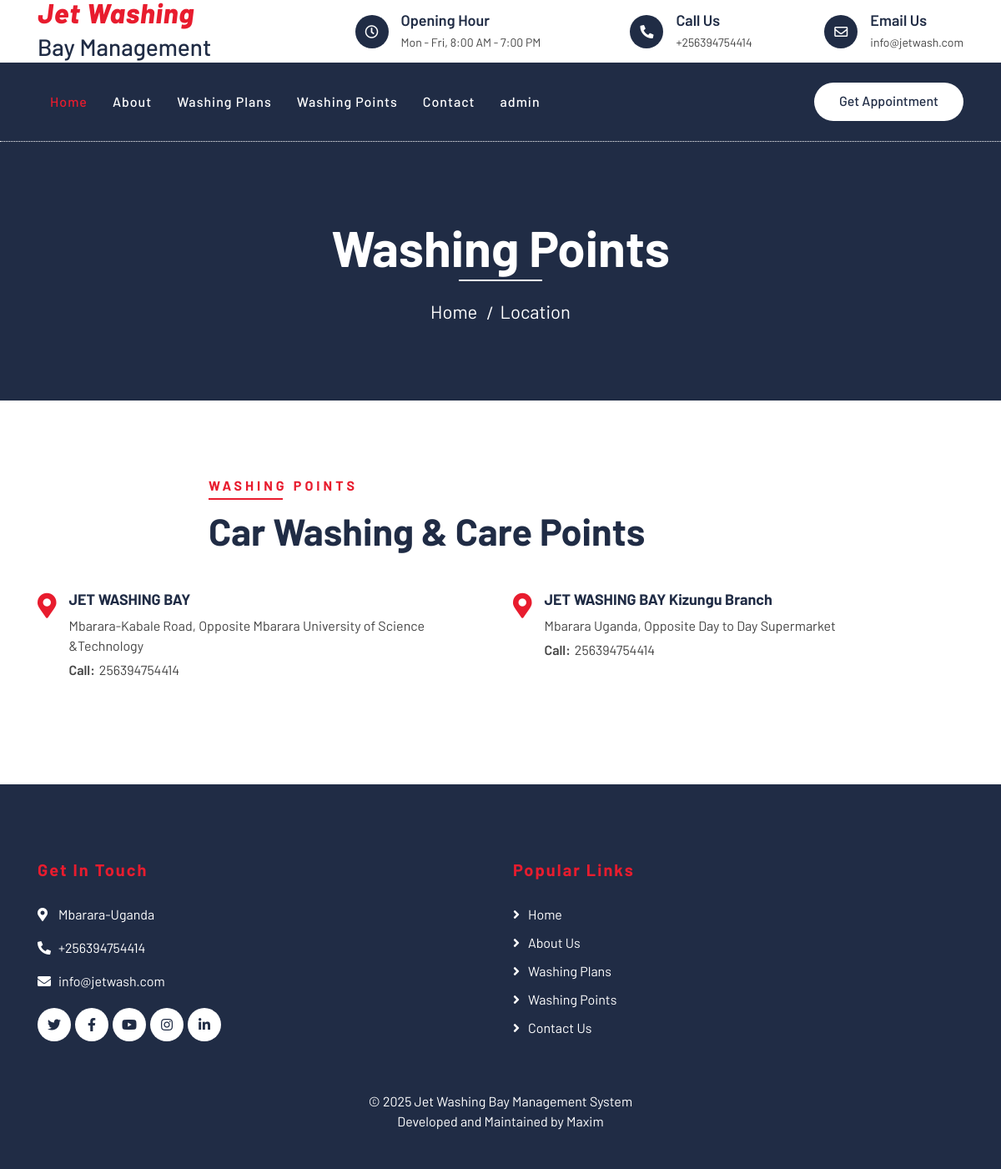
The page /location.php on the database its author committed.
### tables this page shows
CREATE TABLE `tblpages` (
  `id` int(11) NOT NULL,
  `type` varchar(255) DEFAULT '',
  `detail` longtext DEFAULT NULL,
  `openignHrs` varchar(255) DEFAULT NULL,
  `phoneNumber` bigint(20) DEFAULT NULL,
  `emailId` varchar(120) DEFAULT NULL
);

CREATE TABLE `tblwashingpoints` (
  `id` int(11) NOT NULL,
  `washingPointName` varchar(255) DEFAULT NULL,
  `washingPointAddress` varchar(255) DEFAULT NULL,
  `contactNumber` bigint(20) DEFAULT NULL,
  `creationDate` timestamp NOT NULL DEFAULT current_timestamp()
);

### location.php (the view, shortened to what this page needs)
<?php error_reporting(0);
include('includes/config.php');
?>
<!DOCTYPE html>
<html lang="en">
    <head>
        <link href="https://stackpath.bootstrapcdn.com/bootstrap/4.4.1/css/bootstrap.min.css" rel="stylesheet">
        <link href="https://cdnjs.cloudflare.com/ajax/libs/font-awesome/5.10.0/css/all.min.css" rel="stylesheet">
        <link href="lib/flaticon/font/flaticon.css" rel="stylesheet">
        <link href="lib/animate/animate.min.css" rel="stylesheet">
        <link href="lib/owlcarousel/assets/owl.carousel.min.css" rel="stylesheet">
        <link href="css/style.css" rel="stylesheet">
    </head>
    <body>
<?php include_once('includes/header.php');?>
        <div class="page-header">
            <div class="container">
                <div class="row">
                    <div class="col-12">
                        <h2>Washing Points</h2>
                    </div>
                    <div class="col-12">
                        <a href="index.php">Home</a>
                        <a href="location.php">Location</a>
                    </div>
                </div>
            </div>
        </div>
        <div class="location">
            <div class="container">
                <div class="row">
                    <div class="col-lg-12">
                        <div class="section-header text-left">
                            <p>Washing Points</p>
                            <h2>Car Washing & Care Points</h2>
                        </div>
                        <div class="row">
                            <?php $sql = "SELECT * from tblwashingpoints";
$query = $dbh -> prepare($sql);
$query->execute();
$results=$query->fetchAll(PDO::FETCH_OBJ);
foreach($results as $result)
{               ?>
                            <div class="col-md-6">
                                <div class="location-item">
                                    <i class="fa fa-map-marker-alt"></i>
                                    <div class="location-text">
                                <h3><?php echo htmlentities($result->washingPointName);?></h3>
                    <p><?php echo htmlentities($result->washingPointAddress);?></p>
                    <p><strong>Call:</strong><?php echo htmlentities($result->contactNumber);?></p>
                                    </div>
                                </div>
                            </div>
<?php } ?>
                        </div>
                    </div>
                </div>
            </div>
        </div>
<?php include_once('includes/footer.php');?>
    </body>
</html>

### includes/header.php (shortened to what this page needs)
        <div class="top-bar">
            <div class="container">
                <div class="row align-items-center">
                    <div class="col-lg-4 col-md-12">
                        <div class="logo">
                            <a href="index.php">
                                <h1 style="font-size:33px;">Jet Washing </h1><h3><span>Bay Management</span></h3>
                            </a>
                        </div>
                    </div>
<?php
$sql = "SELECT * from tblpages where type='contact'";
$query = $dbh -> prepare($sql);
$query->execute();
$results=$query->fetchAll(PDO::FETCH_OBJ);
foreach($results as $result)
{
?>
                    <div class="col-lg-8 col-md-7 d-none d-lg-block">
                        <div class="row">
                            <div class="col-4">
                                <div class="top-bar-item">
                                    <div class="top-bar-icon">
                                        <i class="far fa-clock"></i>
                                    </div>
                                    <div class="top-bar-text">
                                        <h3>Opening Hour</h3>
                                        <p><?php   echo $result->openignHrs; ?></p>
                                    </div>
                                </div>
                            </div>
                            <div class="col-4">
                                <div class="top-bar-item">
                                    <div class="top-bar-icon">
                                        <i class="fa fa-phone-alt"></i>
                                    </div>
                                    <div class="top-bar-text">
                                        <h3>Call Us</h3>
                                        <p>+<?php   echo $result->phoneNumber; ?></p>
                                    </div>
                                </div>
                            </div>
                            <div class="col-4">
                                <div class="top-bar-item">
                                    <div class="top-bar-icon">
                                        <i class="far fa-envelope"></i>
                                    </div>
                                    <div class="top-bar-text">
                                        <h3>Email Us</h3>
                                        <p><?php   echo $result->emailId; ?></p>
                                    </div>
                                </div>
                            </div>
                        </div>
                    </div>
                <?php } ?>
                </div>
            </div>
        </div>
        <div class="nav-bar">
            <div class="container">
                <nav class="navbar navbar-expand-lg bg-dark navbar-dark">
                    <div class="collapse navbar-collapse justify-content-between" id="navbarCollapse">
                        <div class="navbar-nav mr-auto"  style="font-color:orange;">
                            <a href="index.php" class="nav-item nav-link active">Home</a>
                            <a href="about.php" class="nav-item nav-link">About</a>
                            <a href="washing-plans.php" class="nav-item nav-link">Washing Plans</a>
                            <a href="location.php" class="nav-item nav-link">Washing Points</a>
                            <a href="contact.php" class="nav-item nav-link">Contact</a>
                            <a href="admin" class="nav-item nav-link">admin</a>
                        </div>
                        <div class="ml-auto">
                            <a class="btn btn-custom" href="contact.php">Get Appointment</a>
                        </div>
                    </div>
                </nav>
            </div>
        </div>

### includes/footer.php (shortened to what this page needs)
<div class="footer">
            <div class="container">
                <div class="row">
                    <div class="col-lg-6 col-md-6">
                        <div class="footer-contact">
                            <h2>Get In Touch</h2>
<?php
$sql = "SELECT * from tblpages where type='contact'";
$query = $dbh -> prepare($sql);
$query->execute();
$results=$query->fetchAll(PDO::FETCH_OBJ);
foreach($results as $result)
{
?>
                            <p><i class="fa fa-map-marker-alt"></i><?php   echo $result->detail; ?></p>
                            <p><i class="fa fa-phone-alt"></i>+<?php   echo $result->phoneNumber; ?></p>
                            <p><i class="fa fa-envelope"></i><?php   echo $result->emailId; ?></p>
                        <?php } ?>
                            <div class="footer-social">
                                <a class="btn" href=""><i class="fab fa-twitter"></i></a>
                                <a class="btn" href=""><i class="fab fa-facebook-f"></i></a>
                                <a class="btn" href=""><i class="fab fa-youtube"></i></a>
                                <a class="btn" href=""><i class="fab fa-instagram"></i></a>
                                <a class="btn" href=""><i class="fab fa-linkedin-in"></i></a>
                            </div>
                        </div>
                    </div>
                    <div class="col-lg-5 col-md-6">
                        <div class="footer-link">
                            <h2>Popular Links</h2>
                              <a href="index.php">Home</a>
                            <a href="about.php">About Us</a>
                            <a href="washing-plans.php">Washing Plans</a>
                            <a href="location.php">Washing Points</a>
                            <a href="contact.php">Contact Us</a>
                        </div>
                    </div>
                </div>
            </div>
            <div class="container copyright">
            <p> &copy; <?php echo date('Y'); ?> Jet Washing Bay Management System</p> <p> Developed and Maintained  by Maxim</p>
            </div>
        </div>

### rows shown on the page
tblpages: openignHrs "Mon - Fri, 8:00 AM - 7:00 PM", phoneNumber "256394754414", emailId "info@jetwash.com", detail "Mbarara-Uganda"
tblwashingpoints: washingPointName "JET WASHING BAY", washingPointAddress "Mbarara-Kabale Road, Opposite Mbarara University of Science &Technology", contactNumber "256394754414"
tblwashingpoints: washingPointName "JET WASHING BAY Kizungu Branch", washingPointAddress "Mbarara Uganda, Opposite Day to Day Supermarket", contactNumber "256394754414"
